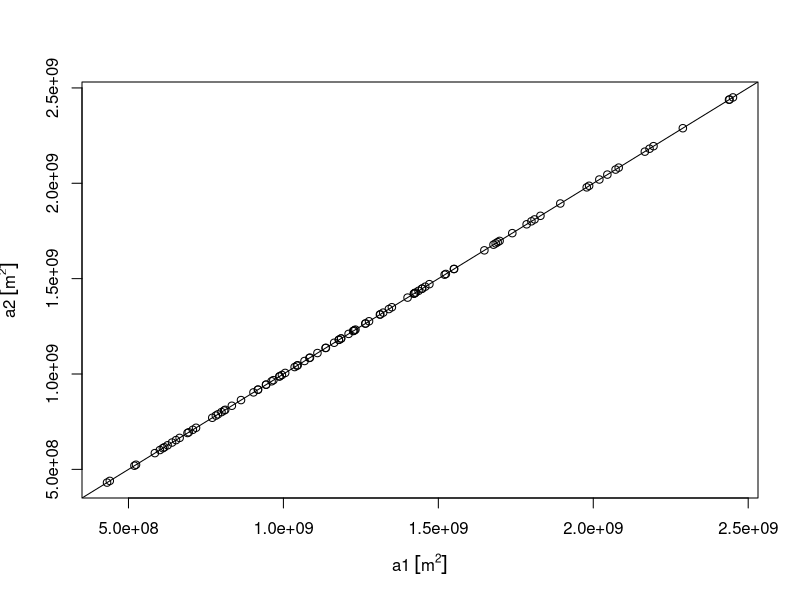
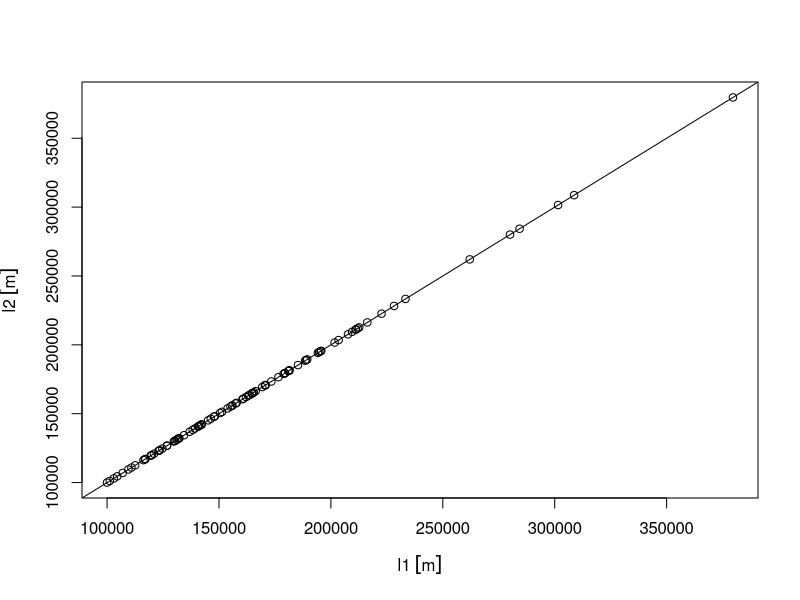
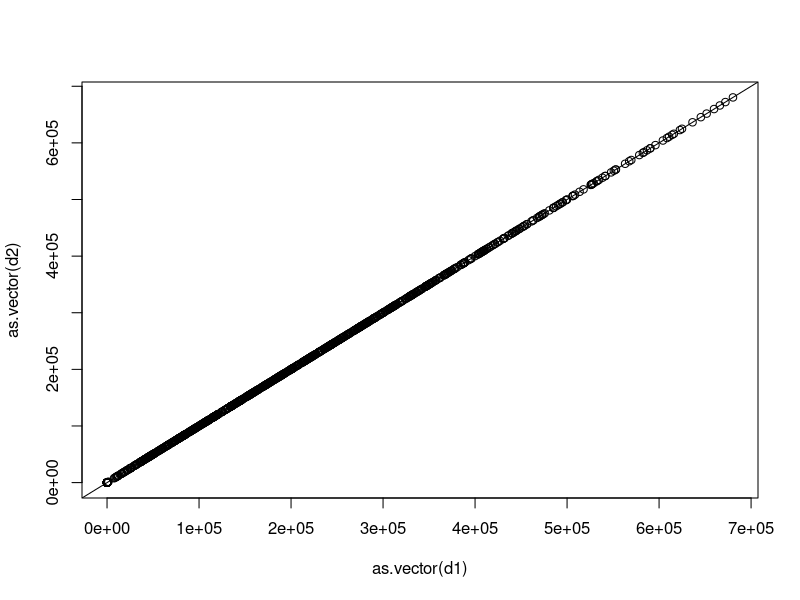

R code for these plots, in order:
## ---- chunk 1
knitr::opts_chunk$set(collapse = TRUE)
## ---- chunk 2
library(sf)
library(units)
nc = read_sf(system.file("gpkg/nc.gpkg", package="sf"))
sf_use_s2(TRUE)
a1 = st_area(nc)
sf_use_s2(FALSE)
a2 = st_area(nc)
plot(a1, a2)
abline(0, 1)
summary((a1 - a2)/a1)
## ---- chunk 3
nc_ls = st_cast(nc, "MULTILINESTRING")
l1 = st_length(nc_ls)
l2 = st_length(nc_ls, use_lwgeom = TRUE)
plot(l1 , l2)
abline(0, 1)
summary((l1-l2)/l1)
## ---- chunk 4
d1 = st_distance(nc, nc[1:10,])
d2 = st_distance(nc, nc[1:10,], use_lwgeom = TRUE)
dim(d1)
dim(d2)
plot(as.vector(d1), as.vector(d2))
abline(0, 1)
summary(as.vector(d1)-as.vector(d2))
